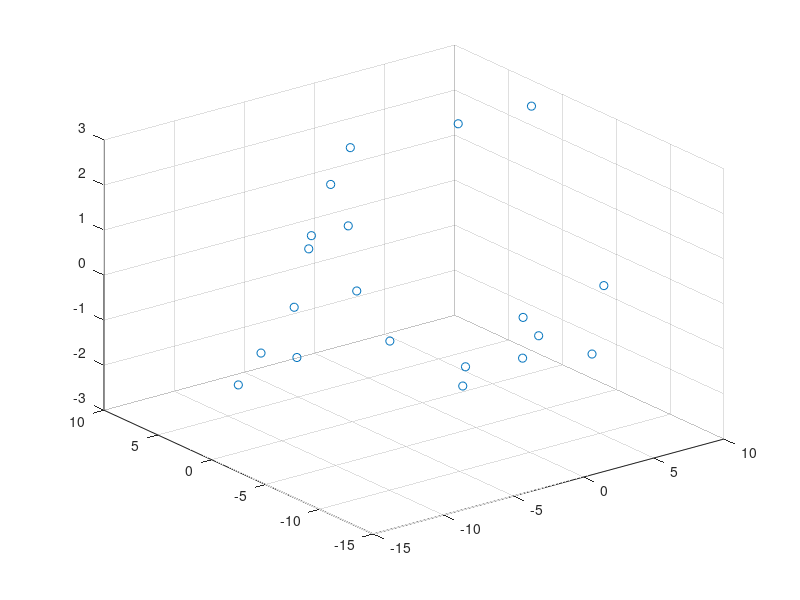

Source code (MATLAB): (Note: this script raises an error after producing the figure.)

numPoints = 20;

polParams = rand(numPoints,1);
torParams = rand(numPoints,1);

minorRads =  (2   +rand(numPoints,1) ).*(1+0.1.*cos(2*pi*3.*torParams));
majorRadis = 9 .*(1+0.05.*sin(2*pi*3.*torParams));

torusPointY = @(majorRad,minorRad,torAngle,polAngle) sin(torAngle).*(majorRad + cos(polAngle).*minorRad);
torusPointX = @(majorRad,minorRad,torAngle,polAngle) cos(torAngle).*(majorRad + cos(polAngle).*minorRad);
torusPointZ = @(majorRad,minorRad,torAngle,polAngle) sin(polAngle).*minorRad;

torPerturbations = 1 + 0.1.*sin(torParams*2*pi);
polPerturbations = 1 + 0.1.*sin(polParams*2*pi);

torParamsPerturbed = torParams .* torPerturbations;
polParamsPerturbed = polParams .* polPerturbations;

pointsX = torusPointX(majorRadis, minorRads, torParamsPerturbed*2*pi, polParamsPerturbed*2*pi);
pointsY = torusPointY(majorRadis, minorRads, torParamsPerturbed*2*pi, polParamsPerturbed*2*pi);
pointsZ = torusPointZ(majorRadis, minorRads, torParamsPerturbed*2*pi, polParamsPerturbed*2*pi);

figure;
scatter3(pointsX,pointsY,pointsZ);

mod_index = @(i,modul) mod(i-1,modul) + 1;
m = 4;
%create coefs template once
[Acoefs, B1coefs, B2coefs, Ccoefs] = createBicubicCoefMatrices(m);
coefs_raw = cat(1, reshape(Acoefs,1,m,4,4),reshape(B1coefs,1,m,4,4),reshape(B2coefs,1,m,4,4),reshape(Ccoefs,1,m,4,4));


%create coefficients matrix
paramCoords = [torParams , polParams];
coefsThreeDMatrix = createExtraOrdCoefsMatrix(paramCoords,coefs_raw);

% make it in matrix-vector form
dataPoints = [pointsX, pointsY, pointsZ];
domainM = size(coefsThreeDMatrix,2)-2;
domainN = size(coefsThreeDMatrix,3)-2;

numCols = (domainM) * (domainN);
coefsTwoDMatrix = zeros (numPoints,numCols);

reducedMod = @ (i,size) mod(i-1,size)+1;

localIndex = @(i,j,iwidth,jwidth) (reducedMod(j-1,jwidth)-1) * iwidth + reducedMod(i-1,iwidth);


for j = 1:domainN+2
    for i = 1:domainM+2
        loc_ind = localIndex(i,j,domainM,domainN);
        for p = 1:numPoints
            coefsTwoDMatrix(p,loc_ind) = ...
                coefsTwoDMatrix(p,loc_ind) + coefsThreeDMatrix(p,i,j);
        end
    end
end

bezierControlPoints = coefsTwoDMatrix\dataPoints;

petersPoints = zeros(3,domainM+2,domainN+2);
for i = 1:domainM+2
    for j = 1:domainN+2
        petersPoints(:,i,j) = bezierControlPoints(localIndex(i,j,domainM,domainN),:);
    end
end
figure;
plotPoints(petersPoints);
hold on;
plot3(pointsX,pointsY,pointsZ,'ro');

biQuadPatch = zeros(3,3,3);
biCubePatch = zeros(3,4,4);
whichQuadrant = [[3;4] , [2;1]];
AInds = [[5;5],   [2;5],    [2;2],    [5;2]];
B1Inds = [[5;4],  [3;5],    [2;3],   [ 4;2]];
B2Inds = [[4;5],  [2;4],    [3;2],   [ 5;3]];
CInds = [[4;4],   [3;4],   [ 3;3],   [ 4;3]];

As = zeros(3,4);
Bs = zeros(3,2,4);
Cs = zeros(3,4);
shifted_indices = @(ind,modul) mod_index((0:(modul-1)) + ind,modul);

for j = 2:(domainN+1)
    for i = 2:(domainM+1)
        if(((i ~= 3) && (i~= 4)) || ((j ~= 3) && (j ~= 4)))
            neighbours = petersPoints(:,(i-1):(i+1),(j-1):(j+1));
            biQuadPatch = getBiquadraticPatch(neighbours);
            plotPoints(biQuadPatch);
            [x,y,z] = bezier(biQuadPatch,0.1);
            surf(x,y,z);
        else
            quadr = whichQuadrant(i-2,j-2);
            indShift = shifted_indices(quadr,4);
            As(:,1) = petersPoints(:,AInds(1,indShift(1)),AInds(2,indShift(1)));
            for k = 1:4
                Bs(:,1,k) = petersPoints(:,B1Inds(1,indShift(k)),B1Inds(2,indShift(k)));
                Bs(:,2,k) = petersPoints(:,B2Inds(1,indShift(k)),B2Inds(2,indShift(k)));
                Cs(:,k) = petersPoints(:,CInds(1,indShift(k)),CInds(2,indShift(k)));
            end
            biCubePatch = getBicubicPatchIndex(1,As,Bs,Cs);
            plotPoints(biCubePatch);
            [x,y,z] = bezier(biCubePatch,0.05);
            surf(x,y,z);
        end        
    end
end
